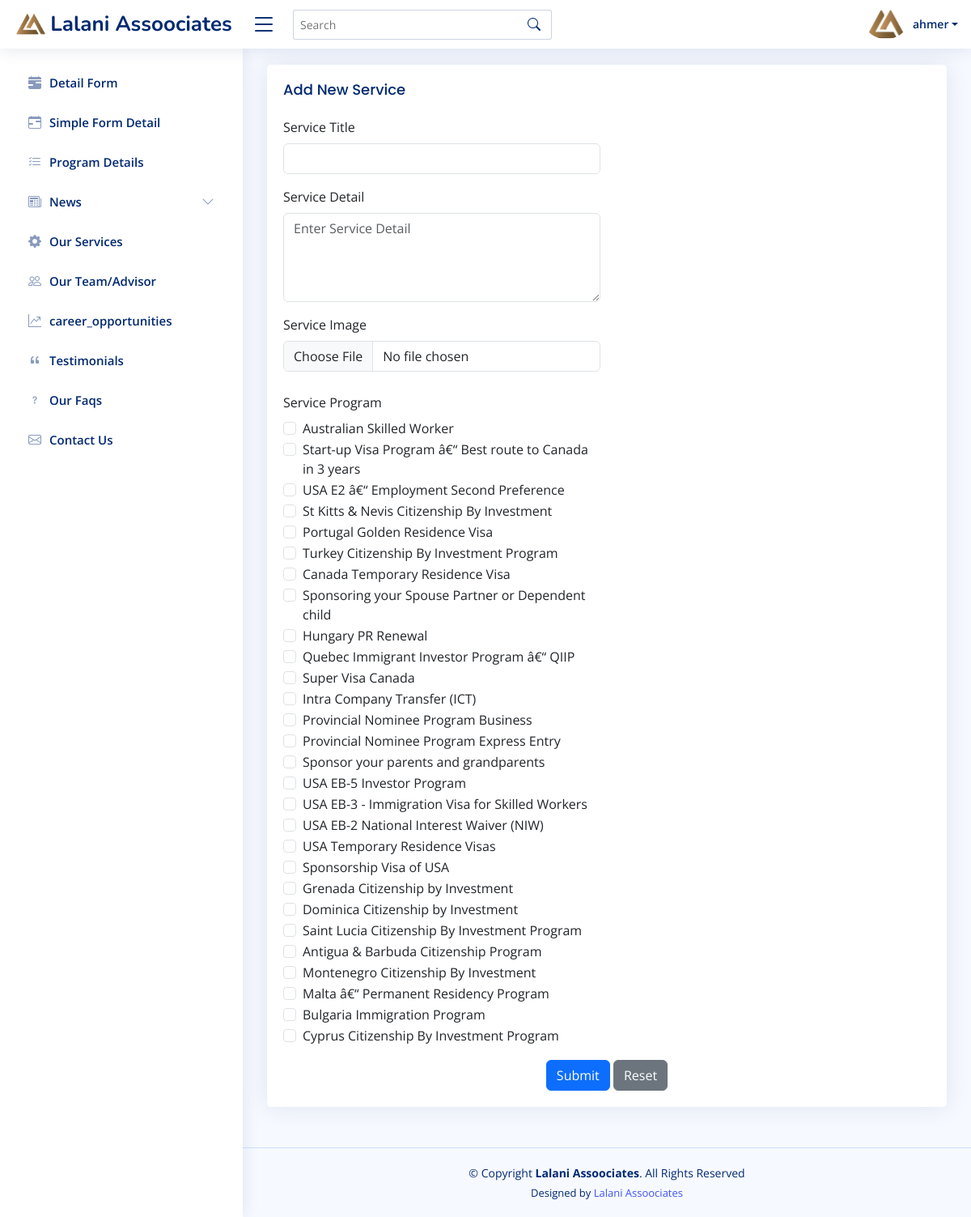
/Admin/add_service.php (signed in), run on the app's committed database.
### tables this page shows
CREATE TABLE `users` (
  `id` int(11) NOT NULL,
  `username` varchar(50) NOT NULL,
  `email` varchar(255) NOT NULL,
  `password` varchar(200) NOT NULL,
  `created_at` timestamp NOT NULL DEFAULT current_timestamp() ON UPDATE current_timestamp()
);

CREATE TABLE `program` (
  `id` int(11) NOT NULL,
  `title` varchar(255) NOT NULL,
  `url_link` varchar(500) DEFAULT NULL,
  `metadata` text DEFAULT NULL,
  `program_detail` mediumtext NOT NULL,
  `Image` varchar(100) NOT NULL,
  `image_alt` varchar(500) DEFAULT NULL,
  `deatil_image` varchar(255) NOT NULL,
  `detail_image_alt` varchar(500) DEFAULT NULL,
  `country` varchar(255) NOT NULL,
  `program_form` varchar(100) NOT NULL,
  `created_at` timestamp NOT NULL DEFAULT current_timestamp(),
  `updated_at` timestamp NOT NULL DEFAULT current_timestamp() ON UPDATE current_timestamp()
);

### Admin/add_service.php (the view, shortened to what this page needs)
<!DOCTYPE html>
<html lang="en">
<head>
  <link href="assets/vendor/bootstrap/css/bootstrap.min.css" rel="stylesheet">
  <link href="assets/vendor/bootstrap-icons/bootstrap-icons.css" rel="stylesheet">
  <link href="assets/vendor/boxicons/css/boxicons.min.css" rel="stylesheet">
  <link href="assets/vendor/quill/quill.snow.css" rel="stylesheet">
  <link href="assets/vendor/quill/quill.bubble.css" rel="stylesheet">
  <link href="assets/vendor/remixicon/remixicon.css" rel="stylesheet">
  <link href="assets/vendor/simple-datatables/style.css" rel="stylesheet">
  <link href="assets/css/custom.css" rel="stylesheet">
  <link href="assets/css/style.css" rel="stylesheet">
</head>
<body>
<?php include 'include/header.php'; ?>
<?php include 'include/side_bar.php'; ?>
  <main id="main" class="main">
  <div class="card">
            <div class="card-body">
              <h5 class="card-title">Add New Service</h5>
              <form class="row g-3" id="teamForm" method="POST" action="insert_service.php" enctype="multipart/form-data">
                <div class="col-md-6">
                  <label for="s_title" class="form-label">Service Title</label>
                  <input type="text" class="form-control" id="s_title" name="s_title" required>
                </div>
                <div class="col-md-6">
                    </div>
                <div class="col-md-6">
                  <label for="s_details" class="form-label">Service Detail</label>
                  <textarea class="form-control" id="s_details" name="s_details" placeholder="Enter Service Detail" rows="4" required></textarea>
                </div>
                <div class="col-md-6">
                    </div>
                <div class="col-md-6">
                  <label for="s_image" class="form-label">Service Image</label>
                  <input type="file" class="form-control" name="fileToUpload" id="s_image" accept=".png, .jpeg, .jpg, .webp" required>
                </div>
                <div class="col-md-6">
                    </div>
                <div class="col-md-6">
    <label class="form-label">Service Program</label>
    <?php
    include 'php_action/config.php';
    $sql = "SELECT * FROM program";
    $result = mysqli_query($conn, $sql);
    if (mysqli_num_rows($result) > 0) {
        while ($row = mysqli_fetch_assoc($result)) {
    ?>
    <div class="form-check">
        <input class="form-check-input" type="checkbox" name="s_program[]" value="<?php echo $row['id'] ?>" id="program<?php echo $row['id'] ?>">
        <label class="form-check-label" for="program<?php echo $row['id'] ?>">
            <?php echo $row['title'] ?>
        </label>
    </div>
    <?php
        }
    }
    ?>
</div>
              <div class="text-center">
                  <button type="submit" name="submit" class="btn btn-primary">Submit</button>
                  <button type="reset" class="btn btn-secondary">Reset</button>
              </div>
              </form>
            </div>
          </div>
  </main>
  <?php include 'include/footer.php'; ?>
</body>
</html>

### Admin/include/header.php (shortened to what this page needs)
<header id="header" class="header fixed-top d-flex align-items-center">
  <div class="d-flex align-items-center justify-content-between">
    <a href="index.php" class="logo d-flex align-items-center">
      <img src="../assets/images/title_icon.png" alt="">
      <span class="d-none d-lg-block">Lalani Assoociates</span>
    </a>
    <i class="bi bi-list toggle-sidebar-btn"></i>
  </div>
  <div class="search-bar">
    <form class="search-form d-flex align-items-center" method="POST" action="#">
      <input type="text" name="query" placeholder="Search" title="Enter search keyword">
      <button type="submit" title="Search"><i class="bi bi-search"></i></button>
    </form>
  </div>
  <nav class="header-nav ms-auto">
    <ul class="d-flex align-items-center">
      <li class="nav-item dropdown pe-3">
      <?php
      if (isset($_SESSION['user_id']) && isset($_SESSION['email'])) {
          $user_id = $_SESSION['user_id'];
      } else {
          header("Location: login.php");
          exit();
      }
              include 'php_action/config.php' ;
              $sql = "SELECT * FROM users where id = $user_id";
              $result = mysqli_query($conn, $sql);
              if (mysqli_num_rows($result) > 0) {
              while($row = mysqli_fetch_assoc($result)) {
              ?>
        <a class="nav-link nav-profile d-flex align-items-center pe-0" href="#" data-bs-toggle="dropdown">
          <img src="../assets/images/title_icon.png" alt="Profile" class="rounded-circle">
          <span class="d-none d-md-block dropdown-toggle ps-2"><?php echo $row['username'] ?></span>
        </a>
          <?php }} ?>
      </li>
    </ul>
  </nav>
</header>

### Admin/assets/css/style.css (style rules this page uses)
:root { scroll-behavior: smooth; }
body { font-family: "Open Sans", sans-serif; background: #f6f9ff; color: #444444; }
a { color: #4154f1; text-decoration: none; }
h1, h2, h3, h4, h5, h6 { font-family: "Nunito", sans-serif; }
#main { margin-top: 60px; padding: 20px 30px; transition: all 0.3s; }
.card { margin-bottom: 30px; border: none; border-radius: 5px; box-shadow: 0px 0 30px rgba(1, 41, 112, 0.1); }
.card-title { padding: 20px 0 15px 0; font-size: 18px; font-weight: 500; color: #012970; font-family: "Poppins", sans-serif; }
.card-body { padding: 0 20px 20px 20px; }
.logo { line-height: 1; }
@media (min-width: 1200px) { .logo { width: 280px; } }
.logo img { max-height: 26px; margin-right: 6px; }
.logo span { font-size: 26px; font-weight: 700; color: #012970; font-family: "Nunito", sans-serif; }
.header { transition: all 0.5s; z-index: 997; height: 60px; box-shadow: 0px 2px 20px rgba(1, 41, 112, 0.1); background-color: #fff; padding-left: 20px; }
.header .toggle-sidebar-btn { font-size: 32px; padding-left: 10px; cursor: pointer; color: #012970; }
.header .search-bar { min-width: 360px; padding: 0 20px; }
.header .search-form { width: 100%; }
.header .search-form input { border: 0; font-size: 14px; color: #012970; border: 1px solid rgba(1, 41, 112, 0.2); padding: 7px 38px 7px 8px; border-radius: 3px; transition: 0.3s; width: 100%; }
.header .search-form button { border: 0; padding: 0; margin-left: -30px; background: none; }
.header .search-form button i { color: #012970; }
.header-nav ul { list-style: none; }
.header-nav>ul { margin: 0; padding: 0; }
.header-nav .nav-profile { color: #012970; }
.header-nav .nav-profile img { max-height: 36px; }
.header-nav .nav-profile span { font-size: 14px; font-weight: 600; }
@media (min-width: 1200px) { #main, #footer { margin-left: 300px; } }

### data on the page
users: username "ahmer"
program: title "Australian Skilled Worker"
program: title "Start-up Visa Program â€“ Best route to Canada in 3 years"
program: title "USA E2 â€“ Employment Second Preference"
program: title "St Kitts & Nevis Citizenship By Investment"
program: title "Portugal Golden Residence Visa"
program: title "Turkey Citizenship By Investment Program"
program: title "Canada Temporary Residence Visa"
program: title "Sponsoring your Spouse Partner or Dependent child"
program: title "Hungary PR Renewal"
program: title "Quebec Immigrant Investor Program â€“ QIIP"
program: title "Super Visa Canada"
program: title "Intra Company Transfer (ICT)"
program: title "Provincial Nominee Program Business"
program: title "Provincial Nominee Program Express Entry"
program: title "Sponsor your parents and grandparents"
program: title "USA EB-5 Investor Program"
program: title "USA EB-3 - Immigration Visa for Skilled Workers"
program: title "USA EB-2 National Interest Waiver (NIW)"
program: title "USA Temporary Residence Visas"
program: title "Sponsorship Visa of USA"
program: title "Grenada Citizenship by Investment"
program: title "Dominica Citizenship by Investment"
program: title "Saint Lucia Citizenship By Investment Program"
program: title "Antigua & Barbuda Citizenship Program"
program: title "Montenegro Citizenship By Investment"
program: title "Malta â€“ Permanent Residency Program"
program: title "Bulgaria Immigration Program"
program: title "Cyprus Citizenship By Investment Program"
